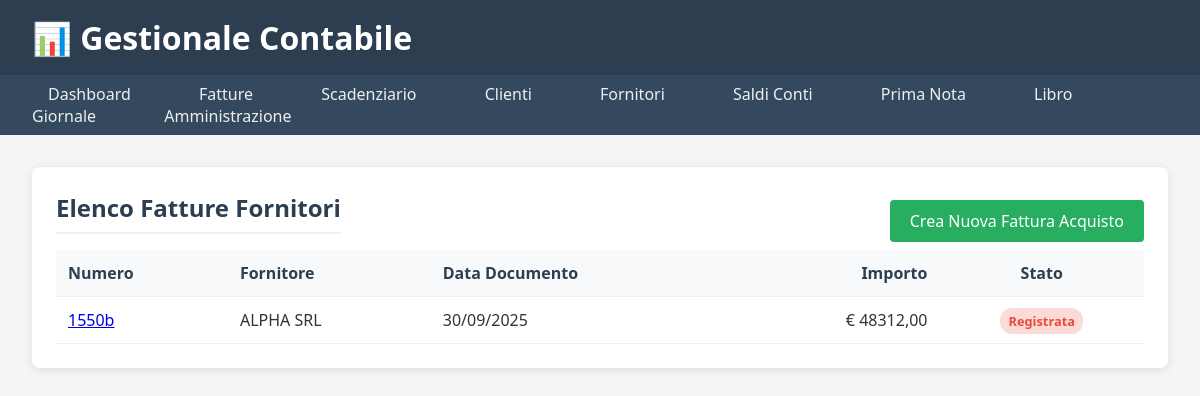
The page /acquisti/ on the database its author committed.
### acquisti/models.py (models this page shows, shortened)
class FatturaAcquisto(models.Model):
    fornitore = models.ForeignKey(
        'fornitori.Fornitore',
        on_delete=models.PROTECT,
        related_name='fatture_acquisto',
        verbose_name="Fornitore"
    )
    numero = models.CharField(max_length=50, verbose_name="Numero Fattura")
    data_documento = models.DateField(verbose_name="Data Documento")
    data_ricezione = models.DateField(verbose_name="Data Ricezione", default=timezone.now)
    importo_totale = models.DecimalField(max_digits=10, decimal_places=2, verbose_name="Imponibile")
    aliquota_iva = models.DecimalField(max_digits=5, decimal_places=2, default=22.00, verbose_name="Aliquota IVA")
    descrizione = models.TextField(blank=True)
    STATO_FATTURA = [
        ('da_registrare', 'Da Registrare'),
        ('registrata', 'Registrata'),
        ('parzialmente_pagata', 'Parzialmente Pagata'),
        ('pagata', 'Pagata'),
    ]
    stato = models.CharField(max_length=20, choices=STATO_FATTURA, default='da_registrare')
    def totale_complessivo(self):
        if self.importo_totale is None or self.aliquota_iva is None:
            return Decimal('0.00')
        return self.importo_totale + (self.importo_totale * self.aliquota_iva / 100)
    class Meta:
        verbose_name = "Fattura di Acquisto"
        verbose_name_plural = "Fatture di Acquisto"
        ordering = ['-data_documento']

### fornitori/models.py (models this page shows, shortened)
class Fornitore(models.Model):
    ragione_sociale = models.CharField(max_length=200, verbose_name="Ragione Sociale")
    indirizzo = models.CharField(max_length=255, verbose_name="Indirizzo", blank=True)
    citta = models.CharField(max_length=100, verbose_name="Città", blank=True)
    cap = models.CharField(max_length=5, verbose_name="CAP", blank=True, validators=[RegexValidator(r'^\d{5}$', 'Il CAP deve avere 5 numeri')])
    provincia = models.CharField(max_length=2, verbose_name="Provincia", blank=True, help_text="Sigla provincia (es: MI)")
    partita_iva = models.CharField(
        max_length=11,
        verbose_name="Partita IVA",
        unique=True,
        validators=[RegexValidator(r'^\d{11}$', 'La P.IVA deve avere 11 numeri')]
    )
    codice_fiscale = models.CharField(max_length=16, verbose_name="Codice Fiscale", blank=True)
    email = models.EmailField(verbose_name="Email", blank=True)
    telefono = models.CharField(max_length=20, verbose_name="Telefono", blank=True)
    STATO_FORNITORE = [
        ('attivo', 'Attivo'),
        ('inattivo', 'Inattivo'),
        ('bloccato', 'Bloccato'),
    ]
    stato = models.CharField(max_length=10, choices=STATO_FORNITORE, default='attivo', verbose_name="Stato Fornitore")
    class Meta:
        verbose_name = "Fornitore"
        verbose_name_plural = "Fornitori"
        ordering = ['ragione_sociale']

### acquisti/views.py (the view)
# urls.py: path('', views.lista_fatture_acquisto, name='lista_fatture_acquisto'),
def lista_fatture_acquisto(request):
    fatture = FatturaAcquisto.objects.select_related('fornitore').order_by('-data_documento')
    context = {
        'fatture': fatture,
        'titolo_pagina': 'Elenco Fatture Fornitori'
    }
    return render(request, 'acquisti/lista_fatture_acquisto.html', context)

### templates/acquisti/lista_fatture_acquisto.html
{% extends "base.html" %} {% block content %}
<div class="section">
  <div style="display: flex; justify-content: space-between; align-items: center;">
    <h2>{{ titolo_pagina }}</h2>
    <a href="{% url 'acquisti:fattura_acquisto_create' %}" class="button-primary">Crea Nuova Fattura Acquisto</a>
  </div>
  <table class="table">
    <thead>
      <tr>
        <th>Numero</th>
        <th>Fornitore</th>
        <th>Data Documento</th>
        <th style="text-align: right">Importo</th>
        <th style="text-align: center">Stato</th>
      </tr>
    </thead>
    <tbody>
      {% for fattura in fatture %}
      <tr>
        <td>
          <a href="{% url 'acquisti:dettaglio_fattura_acquisto' fattura.pk %}"
            >{{ fattura.numero }}</a
          >
        </td>
        <td>{{ fattura.fornitore.ragione_sociale }}</td>
        <td>{{ fattura.data_documento|date:"d/m/Y" }}</td>
        <td style="text-align: right">
          € {{ fattura.totale_complessivo|floatformat:2 }}
        </td>
        <td style="text-align: center">
          <span
            class="badge {% if fattura.stato == 'pagata' %}success{% elif fattura.stato == 'parzialmente_pagata' %}warning{% else %}danger{% endif %}"
            >{{ fattura.get_stato_display }}</span
          >
        </td>
      </tr>
      {% empty %}
      <tr>
        <td colspan="5">Nessuna fattura di acquisto trovata.</td>
      </tr>
      {% endfor %}
    </tbody>
  </table>
</div>
{% endblock %}

### templates/base.html (style rules this page uses)
* { margin: 0; padding: 0; box-sizing: border-box; }
body { font-family: "Segoe UI", Tahoma, Geneva, Verdana, sans-serif; background: #f5f5f5; color: #333; }
.section { background: white; padding: 1.5rem; border-radius: 8px; box-shadow: 0 2px 10px rgba(0, 0, 0, 0.1); margin-bottom: 2rem; }
.section h2 { color: #2c3e50; margin-bottom: 1rem; border-bottom: 2px solid #ecf0f1; padding-bottom: 0.5rem; }
.table { width: 100%; border-collapse: collapse; }
.table th, .table td { padding: 0.75rem; text-align: left; border-bottom: 1px solid #ecf0f1; }
.table th { background: #f8f9fa; font-weight: 600; color: #2c3e50; }
.badge { padding: 0.25rem 0.5rem; border-radius: 12px; font-size: 0.8rem; font-weight: bold; }
.badge.danger { background: #fadbd8; color: #e74c3c; }
.button, .button-primary, .button-secondary { display: inline-block; padding: 10px 20px; border: none; border-radius: 4px; cursor: pointer; font-size: 1rem; text-decoration: none; text-align: center; transition: background-color 0.2s; }
.button-primary { background: #27ae60; color: white; }

### rows shown on the page
FatturaAcquisto: numero "1550b", fornitore.ragione_sociale "ALPHA SRL", data_documento "30/09/2025", totale_complessivo "48312,00", stato "Registrata"

### other values the page prints
{{ titolo_pagina }} "Elenco Fatture Fornitori"
